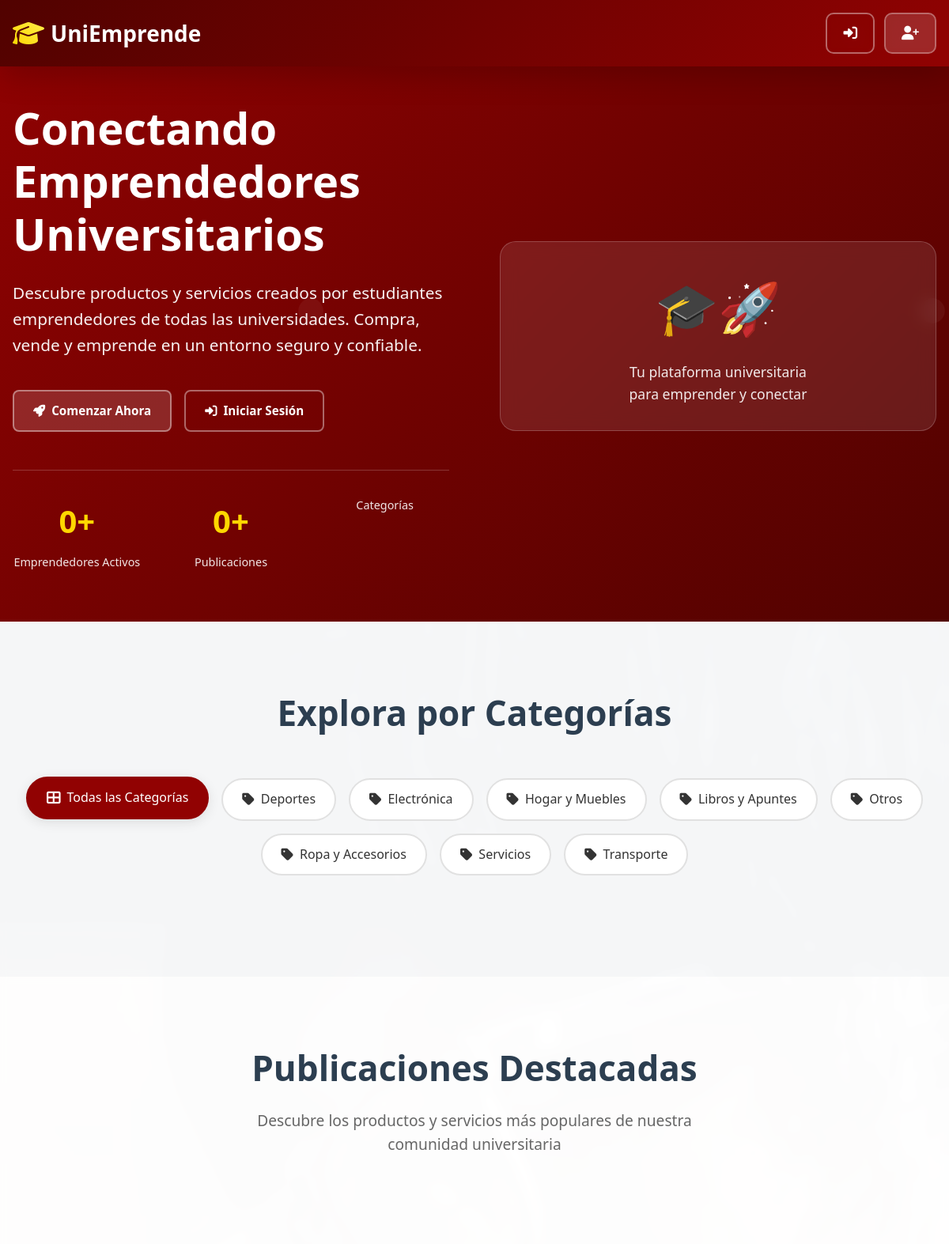
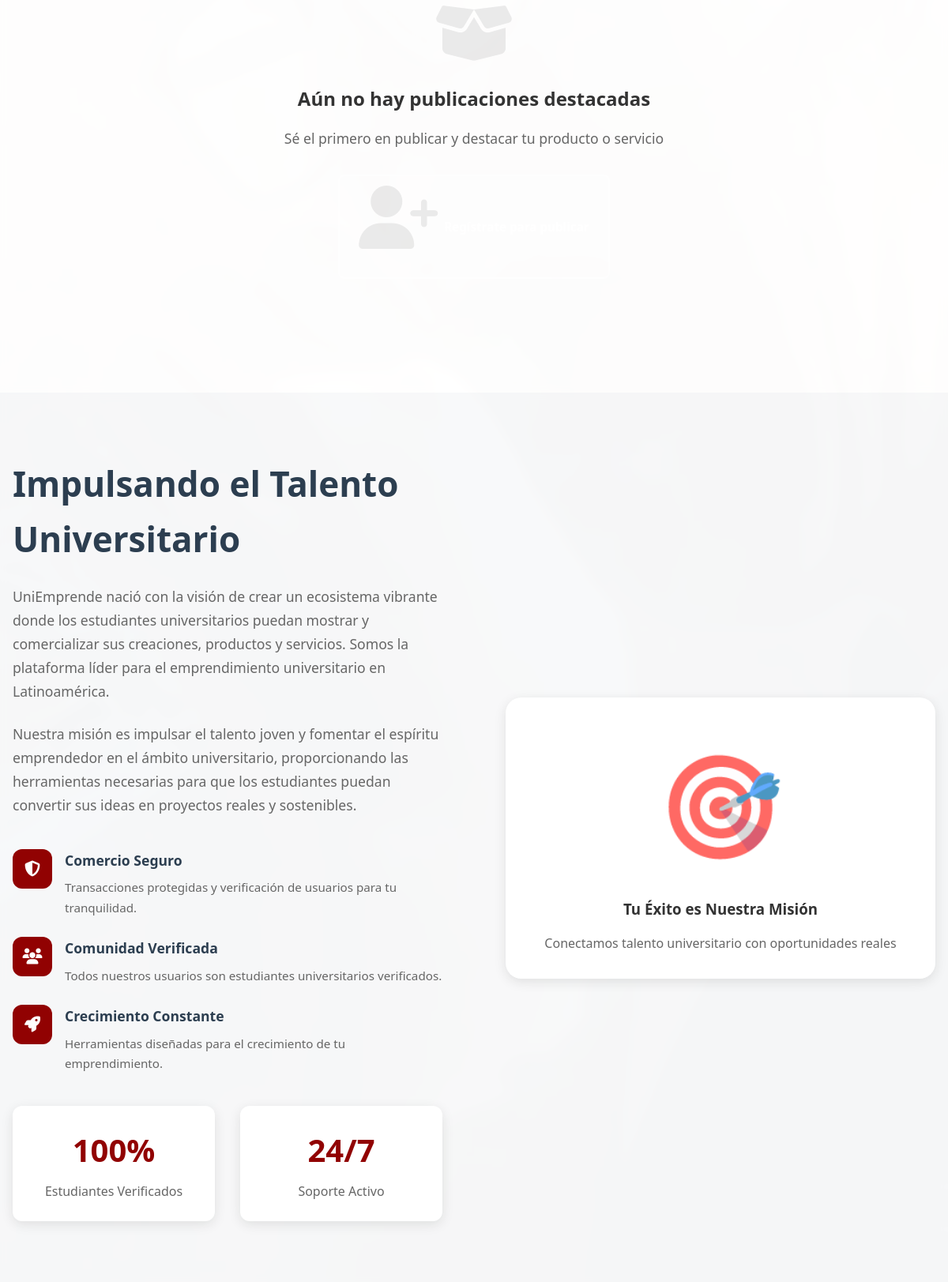
The page / (upper part) on the database its author committed (2 pictures, top to bottom).
### tables this page shows
CREATE TABLE Categorias (
    id_categoria INT AUTO_INCREMENT PRIMARY KEY,
    nombre_categoria VARCHAR(100) NOT NULL UNIQUE,
    descripcion TEXT,
    estado TINYINT DEFAULT 1
);

### aplicacion/Vistas/inicio/index.php (the view, shortened to what the rows shown need)
<?php
    $categorias = $categorias ?? [];
?>
<!DOCTYPE html>
<html lang="es">
<head>
    <link rel="stylesheet" href="https://cdnjs.cloudflare.com/ajax/libs/font-awesome/6.4.0/css/all.min.css">
</head>
<body>
    <main>
        <section class="hero" id="hero">
            <div class="container">
                <div class="hero-content">
                    <div class="hero-text">
                        <h1>Conectando Emprendedores Universitarios</h1>
                    </div>
                </div>
            </div>
        </section>
        <section class="categories" id="categorias">
            <div class="container">
                <div class="section-header">
                    <h2 class="section-title">Explora por Categorías</h2>
                </div>
                <div class="category-filters">
                    <div class="category-filter active" data-categoria="all">
                        <i class="fas fa-th-large category-icon"></i>
                        Todas las Categorías
                    </div>
                    <?php foreach ($categorias as $categoria): ?>
                        <div class="category-filter" data-categoria="<?php echo $categoria['id_categoria']; ?>">
                            <i class="fas fa-tag category-icon"></i>
                            <?php echo htmlspecialchars($categoria['nombre_categoria']); ?>
                        </div>
                    <?php endforeach; ?>
                </div>
            </div>
        </section>
        <section class="products" id="destacados">
            <div class="container">
                <div class="section-header">
                    <h2 class="section-title">Publicaciones Destacadas</h2>
                </div>
            </div>
        </section>
        <section class="about" id="sobre-nosotros">
            <div class="container">
                <div class="about-container">
                    <div class="about-content">
                        <h2>Impulsando el Talento Universitario</h2>
                    </div>
                </div>
            </div>
        </section>
    </main>
</body>
</html>

### rows shown on the page
categorias: nombre_categoria "Deportes"
categorias: nombre_categoria "Electrónica"
categorias: nombre_categoria "Hogar y Muebles"
categorias: nombre_categoria "Libros y Apuntes"
categorias: nombre_categoria "Otros"
categorias: nombre_categoria "Ropa y Accesorios"
categorias: nombre_categoria "Servicios"
categorias: nombre_categoria "Transporte"

### other values the page prints
$estadisticas['total_emprendedores'] "0"
$estadisticas['total_productos'] + $estadisticas['total_servicios'] "0"
